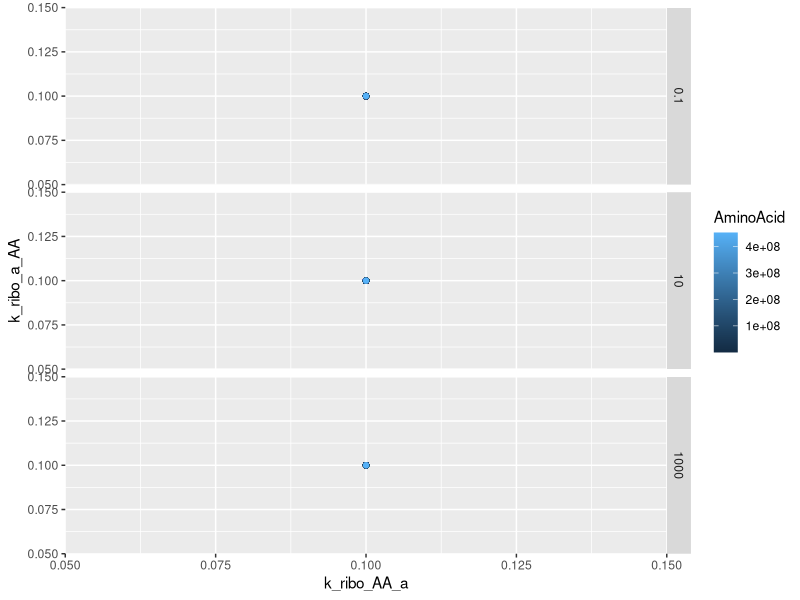
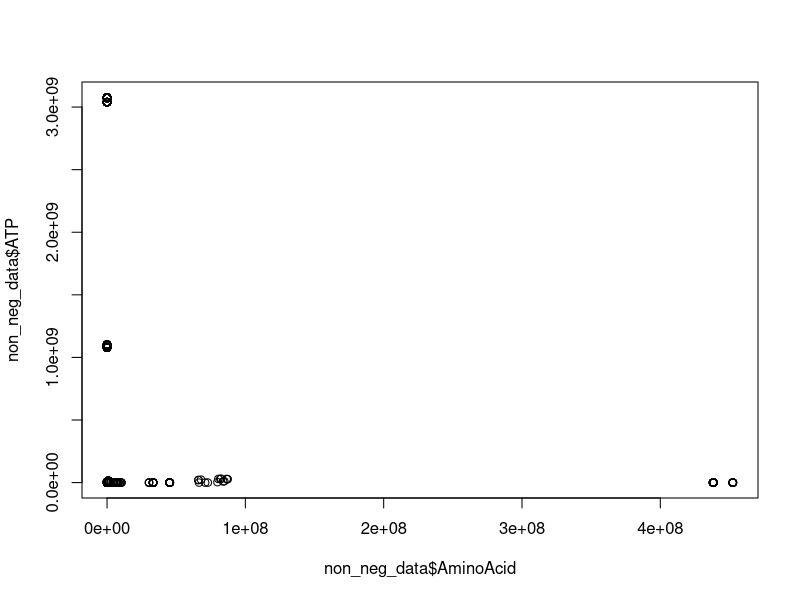
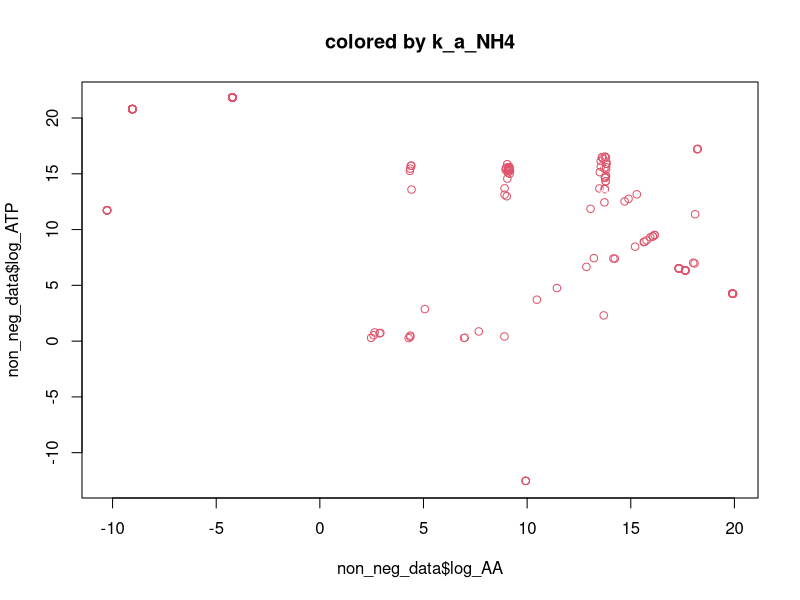
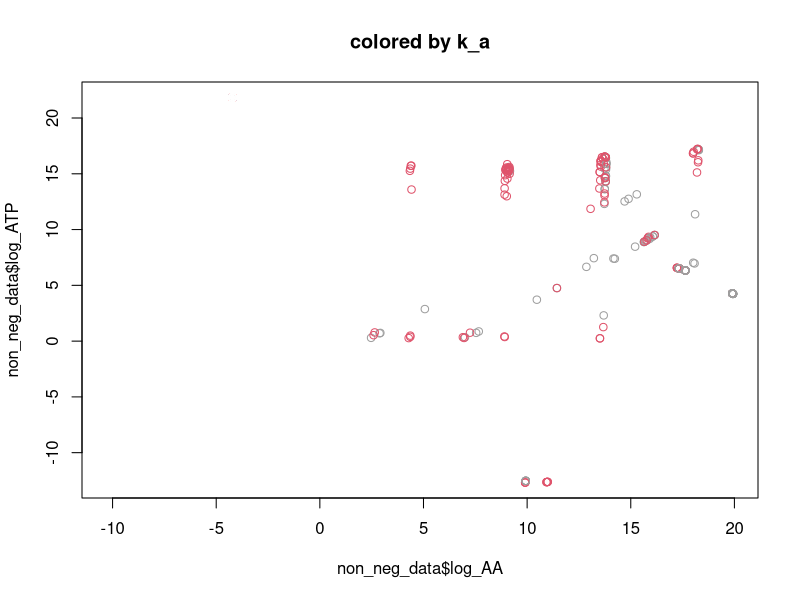
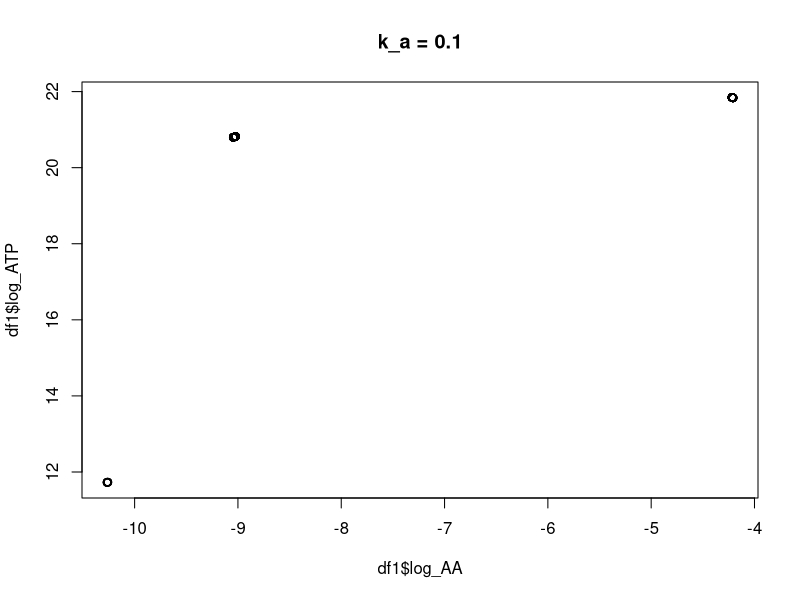

Reproduce these figures in R, in order. (Note: this script raises an error after producing the figures.)
# rm(list=ls())
# graphics.off()

library(ggplot2)
library(reshape2)
library(gridExtra)
library(cowplot)
library(R.utils)

#pick a few points rom green cloud and plot all odes manually. try to find param combinations where reasonable end points. 
#use thresholds. try to increase k_cat_AA as wel as increasing k_a to keep ratio roughly the same


important_data <- read.csv("param-sweep2-results.csv")
important_data<- important_data[-1]
# important_data$log_AA <- log(important_data$AminoAcid)+0.1
# important_data$log_atp <- log(important_data$ATP)+0.1

non_neg_data <- subset(important_data, important_data$AminoAcid >= 0 & important_data$ATP >= 0)
non_neg_data$log_AA<- log(non_neg_data$AminoAcid)
non_neg_data$log_ATP<- log(non_neg_data$ATP)
non_neg_data$product<- as.numeric(as.character(non_neg_data[,3]))* as.numeric(as.character(non_neg_data[,4]))* as.numeric(as.character(non_neg_data[,5]))* as.numeric(as.character(non_neg_data[,6]))* as.numeric(as.character(non_neg_data[,7]))* as.numeric(as.character(non_neg_data[,8]))* as.numeric(as.character(non_neg_data[,9]))
non_neg_data$product_col<- log(non_neg_data$product)
non_neg_data$product_col<- non_neg_data$product_col - min(non_neg_data$product_col)

plt <- ggplot(data = non_neg_data, aes(x = k_ribo_AA_a, y = k_ribo_a_AA, colour = AminoAcid)) +geom_point() +facet_grid(rows = non_neg_data$k_ribo_a)
plt
# plot(x = important_data$k_ribo_AA_a, y = important_data$k_ribo_a_AA, col = important_data$AminoAcid)
plot(x = non_neg_data$AminoAcid, y = non_neg_data$ATP)
plot(x = non_neg_data$log_AA, y = non_neg_data$log_ATP, col = non_neg_data$k_a_NH4, main = "colored by k_a_NH4")
plot(x = non_neg_data$log_AA, y = non_neg_data$log_ATP, col = non_neg_data$k_a, main = "colored by k_a")



df1<- subset(non_neg_data, non_neg_data$k_a== '0.1')
df2<- subset(non_neg_data, non_neg_data$k_a== '10.0')
df3<- subset(non_neg_data, non_neg_data$k_a== '1000.0')
plot(x = df1$log_AA, y = df1$log_ATP, main = "k_a = 0.1")
plot(x = df2$log_AA, y = df2$log_ATP, main = "k_a = 10")
plot(x = df3$log_AA, y = df3$log_ATP, main = "k_a_NH4 = 1000", col = df3$k_a_NH4)


hist(x = non_neg_data$ATP)
hist(x = non_neg_data$AminoAcid)

boxplot(non_neg_data$log_AA ~ non_neg_data$log_ATP)



# require(graphics); require(grDevices)
# x  <- as.matrix(mtcars)
# rc <- rainbow(nrow(x), start = 0, end = .3)
# cc <- rainbow(ncol(x), start = 0, end = .3)
# hv <- heatmap(x, col = cm.colors(256), scale = "column",
#               RowSideColors = rc, ColSideColors = cc, margins = c(5,10),
#               xlab = "specification variables", ylab =  "Car Models",
#               main = "heatmap(<Mtcars data>, ..., scale = \"column\")")
# utils::str(hv) # the two re-ordering index vectors
